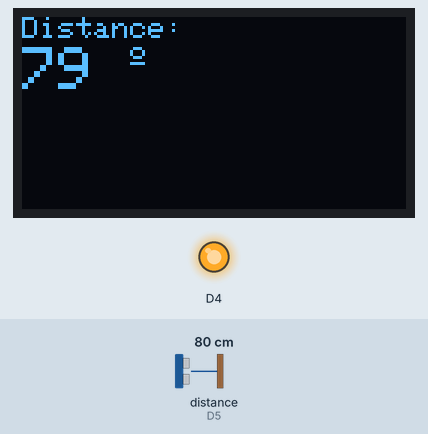
Recording of a sketch running on a simulated ESP8266 (NodeMCU). Parts: 128×64 one-colour display, output pins drawn as LEDs (lit = HIGH, except the on-board LED, lit = LOW). Wiring (inferred from the names in the program): ultrasonic range finder: trigger D6; echo D5. The test bench sets the inputs (shaded band); at power-on: distance to the obstacle (sensor on D5) 80 cm. The echo pulse lasts 58.3 µs per cm; pins used as bus, display or sensor lines are not drawn; what the sketch prints to the serial monitor is not drawn.

Above: at 1.4 s.
1.5 s: distance to the obstacle (sensor on D5) set to 2 cm
At 1.9 s:
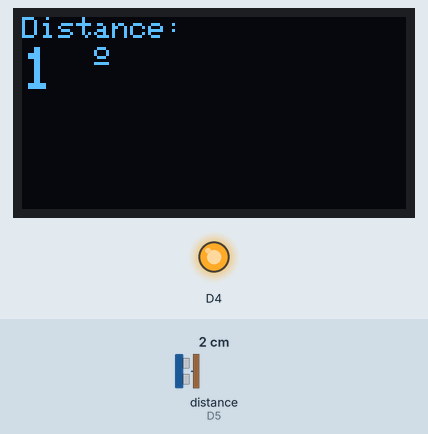
3.1 s: distance to the obstacle (sensor on D5) set to 4 cm
At 4.5 s:
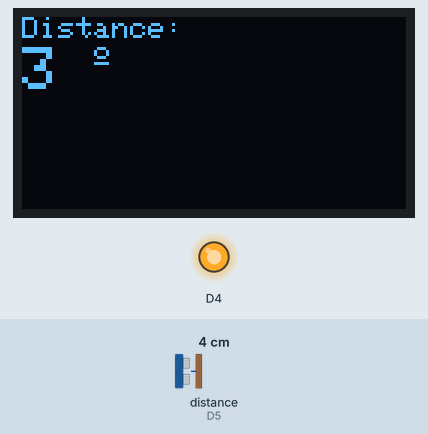
4.8 s: distance to the obstacle (sensor on D5) set to 9 cm
At 6.3 s:
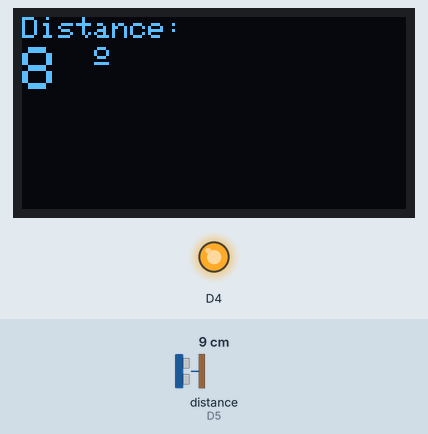
Timing chart, 0 to 7.8 s (numbered marks = the images above; inputs shaded):
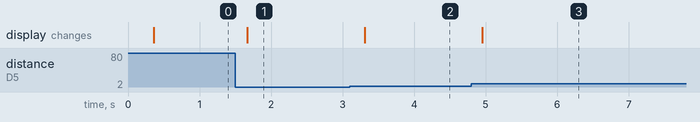

The sketch:

ULTRASONIC_OLED.ino
```cpp
#include <Adafruit_GFX.h>
#include <Adafruit_SSD1306.h>
#include <Adafruit_Sensor.h>
#define SCREEN_WIDTH 128 // OLED display width, in pixels
#define SCREEN_HEIGHT 64 // OLED display height, in pixels

// Declaration for an SSD1306 display connected to I2C (SDA, SCL pins)
//SCK PIN -> D1
//SCL PIN -> D2
Adafruit_SSD1306 display(SCREEN_WIDTH, SCREEN_HEIGHT, &Wire, -1);

#define TRIGGER 12 //d6
#define ECHO    14 //d5
#define BULLETIN_LED D7
// NodeMCU Pin D6 > TRIGGER | Pin D5 > ECHO

void setup() {

  Serial.begin (115200);
  pinMode(TRIGGER, OUTPUT);
  pinMode(ECHO, INPUT);
  pinMode(BUILTIN_LED, OUTPUT);
   if(!display.begin(SSD1306_SWITCHCAPVCC, 0x3C)) {
    Serial.println(F("SSD1306 allocation failed"));
    for(;;);
  }
  delay(200);
  display.clearDisplay();
  display.setTextColor(WHITE);
}

void loop() {

  long duration, distance;
  digitalWrite(TRIGGER, LOW);
  digitalWrite(BULLETIN_LED,LOW);
  delayMicroseconds(2);

  digitalWrite(TRIGGER, HIGH);
  digitalWrite(BULLETIN_LED,HIGH);
  delayMicroseconds(10);

  digitalWrite(TRIGGER, LOW);
  duration = pulseIn(ECHO, HIGH);
  distance= duration*0.034/2;

  Serial.print(distance);

  Serial.println("Centimeter:");
  delay(100);
  display.clearDisplay();


  display.setTextSize(1);
  display.setCursor(0,0);
  display.print("Distance: ");
  display.setTextSize(2);
  display.setCursor(0,10);
  display.print(distance);
  display.print(" ");
  display.setTextSize(1);
  display.cp437(true);
  display.write(167);
  display.setTextSize(2);

  display.display();
}
```

Measured:
- after the input at 1.5 s, the display: changes after 0.16 s (image 1)
- after the input at 3.1 s, the display: changes after 0.21 s (image 2)
- after the input at 4.8 s, the display: changes after 0.15 s (image 3)
